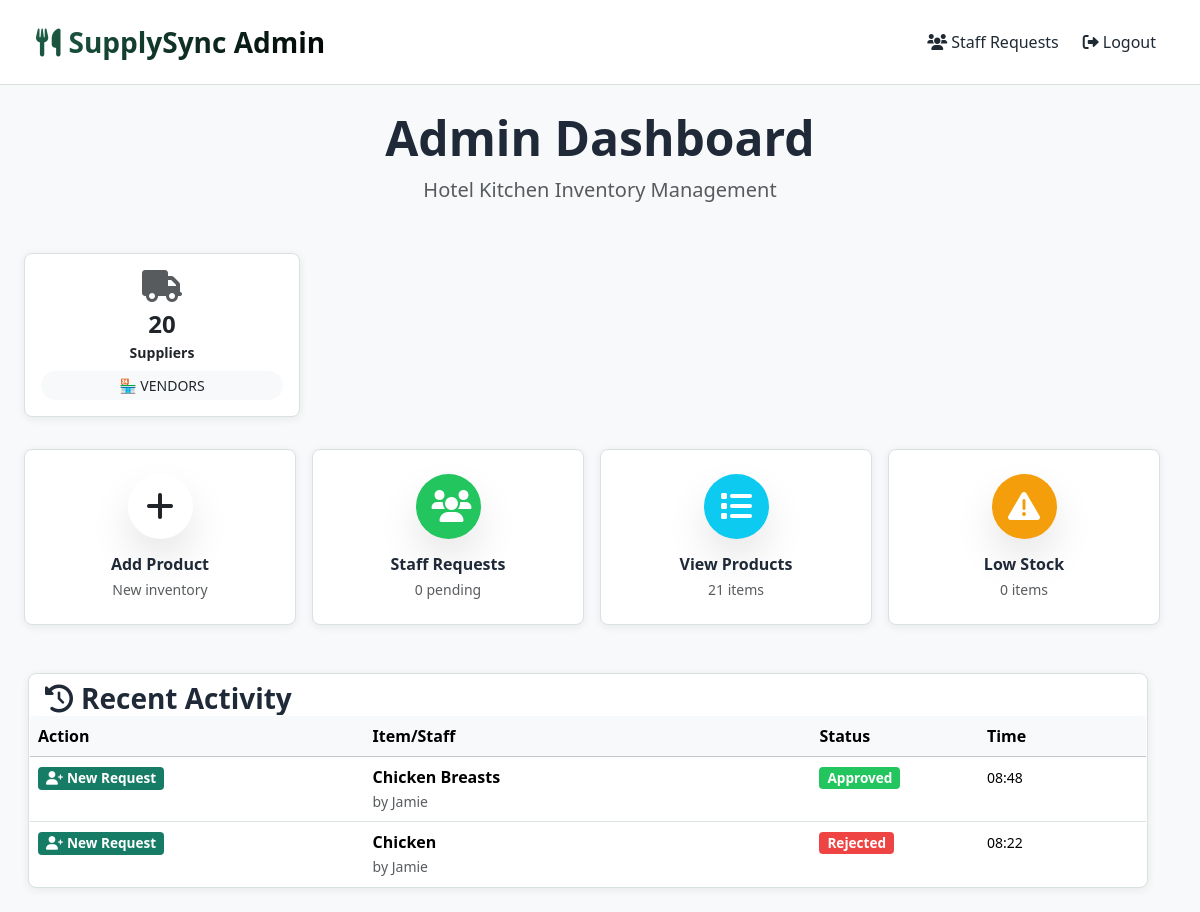
Page /admin/dashboard.php (signed in) on the committed database.
### tables this page shows
CREATE TABLE `stock_requests` (
  `id` int(11) NOT NULL AUTO_INCREMENT,
  `item_name` varchar(150) NOT NULL,
  `quantity_needed` int(11) NOT NULL,
  `notes` text DEFAULT NULL,
  `staff_id` int(11) NOT NULL,
  `status` enum('pending','approved','rejected') NOT NULL DEFAULT 'pending',
  `created_at` timestamp NOT NULL DEFAULT current_timestamp(),
  PRIMARY KEY (`id`)
);

CREATE TABLE `users` (
  `id` int(11) NOT NULL AUTO_INCREMENT,
  `name` varchar(100) NOT NULL,
  `email` varchar(190) NOT NULL,
  `password` varchar(255) NOT NULL,
  `role` enum('admin','staff') NOT NULL DEFAULT 'staff',
  PRIMARY KEY (`id`),
  UNIQUE KEY `email` (`email`)
);

### admin/dashboard.php (the view, shortened to what this page needs)
<?php
include(__DIR__ . "/../config/db.php");
$productCount = $conn->query("SELECT COUNT(*) as total FROM products")->fetch_assoc()['total'];
$supplierCount = $conn->query("SELECT COUNT(*) as total FROM suppliers")->fetch_assoc()['total'];
$lowStockCount = $conn->query("SELECT COUNT(*) as total FROM products WHERE quantity < 10")->fetch_assoc()['total'];
$stats = $conn->query("
    SELECT
        COUNT(CASE WHEN status='pending' THEN 1 END) as pending,
        COUNT(CASE WHEN status='approved' THEN 1 END) as approved,
        COUNT(CASE WHEN status='rejected' THEN 1 END) as rejected
    FROM stock_requests
")->fetch_assoc();
?>
<!DOCTYPE html>
<html>
<head>
    <link href="https://cdn.jsdelivr.net/npm/bootstrap@5.3.2/dist/css/bootstrap.min.css" rel="stylesheet">
    <link href="../css/style.css" rel="stylesheet">
    <link href="https://cdnjs.cloudflare.com/ajax/libs/font-awesome/6.0.0/css/all.min.css" rel="stylesheet">
</head>
<body class="bg-light">
    <nav class="navbar navbar-expand-lg navbar-dark px-4 py-3 shadow-lg" style="background: linear-gradient(135deg, #3EB489, #22C55E);">
        <div class="container-fluid">
            <a class="navbar-brand fw-bold fs-3" href="#">
                <i class="fas fa-utensils me-2"></i>SupplySync Admin
            </a>
            <div class="navbar-nav ms-auto">
                <a href="staff_requests.php" class="nav-link position-relative">
                    <i class="fas fa-users me-1"></i>Staff Requests
                </a>
                <a href="../auth/logout.php" class="nav-link btn btn-outline-light ms-2">
                    <i class="fas fa-sign-out-alt me-1"></i>Logout
                </a>
            </div>
        </div>
    </nav>
    <div class="container-fluid mt-4 px-4">
        <div class="text-center mb-5">
            <h1 class="display-5 fw-bold mb-2" style="color: #1F2937;">Admin Dashboard</h1>
            <p class="lead text-muted mb-0">Hotel Kitchen Inventory Management</p>
        </div>
        <div class="row g-3 mb-4">
            <div class="col-xl-3 col-lg-3 col-md-6 col-sm-6">
                <a href="view_suppliers.php" class="text-decoration-none">
                    <div class="card border-0 shadow-sm h-100 text-center p-3 dashboard-stat-card"
                         style="background: linear-gradient(135deg, #10B981, #059669); color: dark; border-radius: 16px; min-height: 120px;">
                        <i class="fas fa-truck fa-2x mb-2 opacity-75"></i>
                        <div class="h4 fw-bold mb-1"><?= $supplierCount ?></div>
                        <small class="text-dark-50 fw-semibold">Suppliers</small>
                        <div class="mt-2 small bg-light text-dark rounded-pill px-2 py-1">🏪 VENDORS</div>
                    </div>
                </a>
            </div>
        <div class="row g-3 mb-5">
            <div class="col-lg-3 col-md-6 col-sm-6">
                <a href="add_product.php" class="text-decoration-none">
                    <div class="card border-0 shadow-sm h-100 text-center p-4 action-card hover-lift">
                        <div class="bg-primary-mint rounded-circle mx-auto mb-3 p-3 shadow-lg" style="width: 65px; height: 65px;">
                            <i class="fas fa-plus fa-2x text-dark"></i>
                        </div>
                        <h6 class="fw-bold mb-1" style="color: #1F2937;">Add Product</h6>
                        <small class="text-muted">New inventory</small>
                    </div>
                </a>
            </div>
            <div class="col-lg-3 col-md-6 col-sm-6">
                <a href="staff_requests.php" class="text-decoration-none">
                    <div class="card border-0 shadow-sm h-100 text-center p-4 action-card hover-lift">
                        <div class="bg-success rounded-circle mx-auto mb-3 p-3 shadow-lg" style="width: 65px; height: 65px;">
                            <i class="fas fa-users fa-2x text-white"></i>
                        </div>
                        <h6 class="fw-bold mb-1" style="color: #1F2937;">Staff Requests</h6>
                        <small class="text-muted"><?= $stats['pending'] ?> pending</small>
                    </div>
                </a>
            </div>
            <div class="col-lg-3 col-md-6 col-sm-6">
                <a href="list_products.php" class="text-decoration-none">
                    <div class="card border-0 shadow-sm h-100 text-center p-4 action-card hover-lift">
                        <div class="bg-info rounded-circle mx-auto mb-3 p-3 shadow-lg" style="width: 65px; height: 65px;">
                            <i class="fas fa-list fa-2x text-white"></i>
                        </div>
                        <h6 class="fw-bold mb-1" style="color: #1F2937;">View Products</h6>
                        <small class="text-muted"><?= $productCount ?> items</small>
                    </div>
                </a>
            </div>
            <div class="col-lg-3 col-md-6 col-sm-6">
                <a href="low_stock.php" class="text-decoration-none">
                    <div class="card border-0 shadow-sm h-100 text-center p-4 action-card hover-lift <?= $lowStockCount > 0 ? 'border-start border-danger border-4' : '' ?>">
                        <div class="bg-warning rounded-circle mx-auto mb-3 p-3 shadow-lg <?= $lowStockCount > 0 ? 'animate-pulse' : '' ?>" style="width: 65px; height: 65px;">
                            <i class="fas fa-exclamation-triangle fa-2x text-white"></i>
                        </div>
                        <h6 class="fw-bold mb-1" style="color: #1F2937;">Low Stock</h6>
                        <small class="text-muted"><?= $lowStockCount ?> items</small>
                    </div>
                </a>
            </div>
        </div>
        <div class="row">
            <div class="col-12">
                <div class="card border-0 shadow-lg">
                    <div class="card-header bg-transparent border-0 pb-0">
                        <h3 class="mb-0 fw-bold" style="color: #1F2937;">
                            <i class="fas fa-history me-2 text-primary-mint"></i>Recent Activity
                        </h3>
                    </div>
                    <div class="card-body p-0">
                        <div class="table-responsive">
                            <table class="table table-hover mb-0">
                                <thead class="table-light">
                                    <tr>
                                        <th width="30%">Action</th>
                                        <th width="40%">Item/Staff</th>
                                        <th width="15%">Status</th>
                                        <th width="15%">Time</th>
                                    </tr>
                                </thead>
                                <tbody>
                                    <?php
                                    $recent = $conn->query("
                                        SELECT 'request' as type, sr.item_name, sr.status, sr.created_at, u.name as user_name
                                        FROM stock_requests sr
                                        LEFT JOIN users u ON sr.staff_id = u.id
                                        ORDER BY sr.created_at DESC LIMIT 10
                                    ");
                                    if($recent && $recent->num_rows > 0):
                                        while($row = $recent->fetch_assoc()):
                                    ?>
                                    <tr class="hover-row">
                                        <td>
                                            <span class="badge bg-primary">
                                                <i class="fas fa-user-plus me-1"></i>New Request
                                            </span>
                                        </td>
                                        <td>
                                            <strong><?= htmlspecialchars($row['item_name']) ?></strong><br>
                                            <small class="text-muted">by <?= htmlspecialchars($row['user_name'] ?? 'Staff') ?></small>
                                        </td>
                                        <td>
                                            <span class="badge <?= $row['status'] == 'approved' ? 'bg-success' :
                                                ($row['status'] == 'rejected' ? 'bg-danger' : 'bg-warning') ?>">
                                                <?= ucfirst($row['status']) ?>
                                            </span>
                                        </td>
                                        <td><small><?= date('H:i', strtotime($row['created_at'])) ?></small></td>
                                    </tr>
                                    <?php
                                        endwhile;
                                    endif; ?>
                                </tbody>
                            </table>
                        </div>
                    </div>
                </div>
            </div>
        </div>
    </div>
</body>
</html>

### css/style.css (style rules this page uses)
:root { --primary-mint: #3EB489; --primary-dark: #2E8F6E; --secondary-white: #FFFFFF; --light-bg: #E8F8F2; --success: #22C55E; --danger: #EF4444; --text-dark: #1F2937; --text-light: #6B7280; --shadow: 0 4px 6px -1px rgba(62, 180, 137, 0.2); --border: #D1EDE3; }
.navbar { background: linear-gradient(135deg, var(--primary-mint), var(--primary-dark)) !important; box-shadow: var(--shadow) !important; border-bottom: 3px solid var(--success) !important; }
body { background: linear-gradient(to bottom, var(--light-bg), #F0FBF4) !important; color: var(--text-dark) !important; font-family: 'Segoe UI', Tahoma, Geneva, Verdana, sans-serif; }
.card { background: var(--secondary-white) !important; border: 2px solid var(--border) !important; border-radius: 16px !important; box-shadow: var(--shadow) !important; transition: all 0.3s ease; }
.card { border-radius: 24px !important; transition: all 0.4s cubic-bezier(0.4, 0, 0.2, 1) !important; overflow: hidden !important; }
.shadow-lg { box-shadow: 0 20px 40px rgba(0,0,0,0.1) !important; }
.navbar-brand { background: linear-gradient(135deg, #1f6249, #000000); -webkit-background-clip: text; -webkit-text-fill-color: transparent; background-clip: text; }
.btn-warning, .bg-warning, .table-warning { background-color: var(--danger) !important; border-color: #DC2626 !important; }
.table-success, .bg-success { --bs-bg-opacity: 1; background-color: var(--success) !important; }
.badge { border-radius: 20px !important; padding: 6px 12px !important; font-weight: 600 !important; font-size: 0.85em !important; }
.badge.bg-success { background: var(--success) !important; }
.badge.bg-danger { background: var(--danger) !important; }
.badge.bg-primary { background: var(--primary-mint) !important; }
.table { background: var(--secondary-white) !important; border-radius: 16px !important; overflow: hidden !important; box-shadow: var(--shadow) !important; border: 2px solid var(--border) !important; }
.table thead { background: linear-gradient(135deg, var(--primary-mint), var(--primary-dark)) !important; color: white !important; }
:root { --primary-mint: #167c66; --primary-dark: #115e50; --light-bg: #f6f8f7; --border: #d9e2de; --text-dark: #1f2933; --text-light: #667085; --shadow: 0 2px 8px rgba(31, 41, 51, 0.08); }
body { background: var(--light-bg) !important; color: var(--text-dark) !important; font-family: "Segoe UI", Tahoma, sans-serif; }
.navbar, .navbar[style] { background: #ffffff !important; border-bottom: 1px solid var(--border) !important; box-shadow: none !important; }
.navbar-dark .navbar-brand, .navbar-dark .nav-link, .navbar .navbar-brand, .navbar .nav-link { color: var(--text-dark) !important; }
.card, .table { border: 1px solid var(--border) !important; border-radius: 8px !important; box-shadow: var(--shadow) !important; transition: none !important; }
.btn-warning, .bg-warning, .table-warning { background-color: #f59e0b !important; border-color: #d97706 !important; }
.badge { border-radius: 4px !important; padding: 4px 8px !important; }
.table thead { background: #eef3f1 !important; color: var(--text-dark) !important; }
.container, .container-fluid { animation: none !important; }

### rows in the picture
stock_requests: item_name "Chicken Breasts", users.name "Jamie", status "Approved", created_at "08:48"
stock_requests: item_name "Chicken", users.name "Jamie", status "Rejected", created_at "08:22"

### other values in the picture
$supplierCount "20"
$stats['pending'] "0"
$productCount "21"
$lowStockCount "0"
